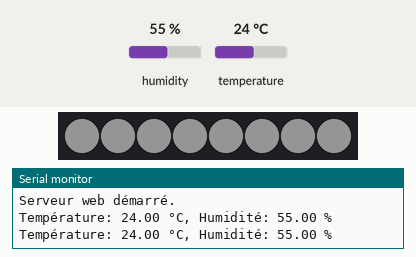
This sketch was run on a simulated ESP32. On the bench: 8 RGB LEDs in strip order, left to right, the last lines printed to the serial monitor. The inputs (shaded band) are chosen by the test bench; at power-on: humidity 55 %, temperature 24 °C. Dim RGB values are drawn brighter than linear; WiFi joins after 1.5 s; servers stay silent unless stated.

Above: at 3.2 s.
3.3 s: humidity set to 32 %
5.2 s: humidity set to 29 %
At 6.5 s:
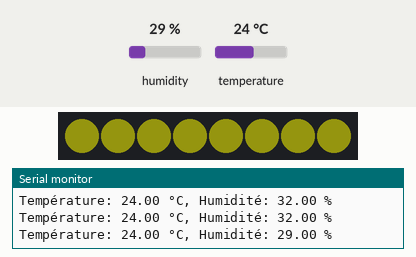
7.5 s: humidity set to 68 %
At 9.0 s:
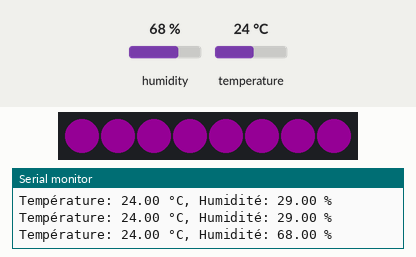
9.6 s: humidity set to 62 %
11.3 s: humidity set to 59 %
At 12.6 s:
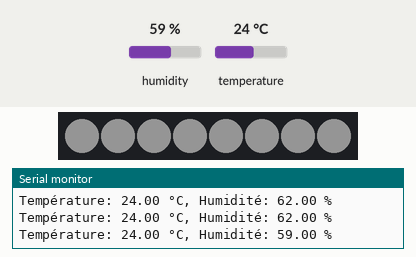
13.6 s: humidity set to 22 %
At 15.1 s:
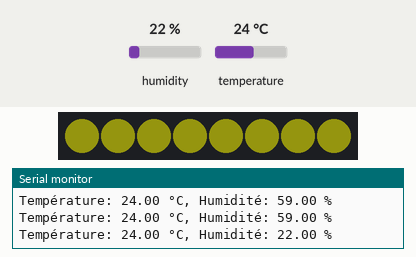
Timing chart, 0 to 16.6 s (numbered marks = the images above; inputs shaded):
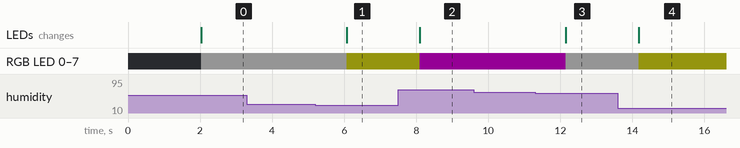

Measured:
- the behaviour switches between 31 and 30 % on humidity (found by bisection; images 0 and 1)
- the behaviour switches between 61 and 60 % on humidity (found by bisection; images 2 and 3)
- after the input at 5.2 s, RGB LED 0–7: RGB(20, 20, 20) → RGB(20, 20, 2) after 0.88 s; the LEDs: change after 0.88 s (image 1)
- after the input at 7.5 s, RGB LED 0–7: RGB(20, 20, 2) → RGB(20, 0, 20) after 0.60 s; the LEDs: change after 0.60 s (image 2)
- after the input at 11.3 s, RGB LED 0–7: RGB(20, 0, 20) → RGB(20, 20, 20) after 0.85 s; the LEDs: change after 0.85 s (image 3)
- after the input at 13.6 s, RGB LED 0–7: RGB(20, 20, 20) → RGB(20, 20, 2) after 0.58 s; the LEDs: change after 0.58 s (image 4)

The sketch:

code.ino
```cpp
#include <WiFi.h>
#include <WebServer.h>
#include <Adafruit_Sensor.h>
#include <DHT.h>
#include <Adafruit_NeoPixel.h>

// --- CONFIGURATION DU WIFI ---
const char* ssid = "iPhone Ilyan";
const char* password = "ilyanjude";

// --- CONFIGURATION DU DHT11 ---
#define DHTPIN 27
#define DHTTYPE DHT11
DHT dht(DHTPIN, DHTTYPE);

// --- CONFIGURATION DES LEDS ---
#define LED_PIN 25      // Pin où sont connectées les LEDs
#define NUM_LEDS 8     // Nombre de LEDs dans le cercle
Adafruit_NeoPixel strip(NUM_LEDS, LED_PIN, NEO_GRB + NEO_KHZ800);

// --- DÉCLARATION DU SERVEUR WEB ---
WebServer server(80);

// --- VARIABLES ---
float temperature = 0;
float humidity = 0;

// --- CHANGEMENT DE COULEUR EN FONCTION DE L'HUMIDITÉ ---
void updateLEDs(float hum) {

    uint32_t color;
    strip.clear(); // Effacer d'abord toutes les LEDs

    // Changer la couleur en fonction de l'humidité
    if (hum > 60) {
      color = strip.Color(255, 0, 255);

    } else if (hum > 30) {
      color = strip.Color(255, 255, 255);

    } else {
      color = strip.Color(255, 255, 26);

    }

    // Appliquer la couleur à chaque LED
    for (int i = 0; i < NUM_LEDS; i++) {
        strip.setPixelColor(i, color);
    }

    strip.setBrightness(20); // Ajouter une luminosité modérée
    strip.show(); // Afficher les changements
}

// --- GÉNÉRATION DE LA PAGE WEB ---
void handleRoot() {
    String html = R"rawliteral(
    <!DOCTYPE html>
<html lang="fr">
  <head>
    <meta charset="UTF-8" />
    <meta name="viewport" content="width=device-width, initial-scale=1.0" />
    <script
      src="https://kit.fontawesome.com/ec35368b02.js"
      crossorigin="anonymous"
    ></script>
    <title>Station Météo</title>
    <style>
      * {
        box-sizing: border-box;
        margin: 0;
        padding: 0;
      }

      body {
        overflow-x: hidden;
        font-family: Arial, sans-serif;
        text-align: center;
        background-color: #3b82f6;
        color: #ffffff;
      }

      .title {
        width: 100vw;
        display: flex;
        align-items: center;
        justify-content: center;
        gap: 20px;
        padding: 50px 0;
      }

      .container {
        width: 400px;
        height: 150px;
        margin: 10px;
        padding: 20px;
        border-radius: 10px;
        background: rgba(255, 255, 255, 0.2);
        backdrop-filter: blur(10px);
        color: #f8fafc;
        box-shadow: 0px 4px 10px rgba(0, 0, 0, 0.1);
        display: flex;
        flex-direction: column;
        align-items: center;
        justify-content: center;
        gap: 12px;
      }

      .all-container {
        display: flex;
        justify-content: center;
        align-items: center;
        flex-wrap: wrap;
        height: 100%;
        width: 100vw;
        margin-bottom: 50px;
      }
      #date {
        opacity: 75%;
      }
      #date i {
        color: #f8fafc;
      }
      #div_horloge {
        font-size: 32px;
      }
      .info-station .fa-temperature-half {
        color: rgb(255, 116, 116);
        margin-right: 8px;
        font-size: 20px;
        width: 8%;
        text-align: center;
      }
      .fa-water {
        color: rgb(2, 2, 199);
        margin-right: 8px;
        font-size: 20px;
        width: 8%;
        text-align: center;
      }
      .info-station {
        width: 70%;
        text-align: start;
      }
      .message {
        min-width: 392px;
        max-width: 800px;
        width: 50%;
        height: 150px;
        text-align: center;
      }
      .message h3 {
        display: flex;
        gap: 20px;
      }
    </style>
  </head>
  <body>
    <div class="title">
      <i class="fa-solid fa-ghost"></i>
      <h1>Ma station météo</h1>
      <i class="fa-solid fa-poo-storm"></i>
    </div>
    <div class="all-container">
      <div class="container">
        <div id="date"></div>
        <div id="div_horloge"></div>
      </div>

      <div class="container">
        <div class="info-station">
          <i class="fa-solid fa-temperature-half"></i>
          <strong>Température :</strong> <span id="temp">--</span> °C
        </div>
        <div class="info-station">
          <i class="fa-solid fa-water"></i>
          <strong>Humidité :</strong> <span id="hum">--</span> %
        </div>
      </div>

      <div class="container message" id="message-temp">
        <h3></h3>
        <p></p>
      </div>

      <div class="container message" id="message-humidty">
        <h3></h3>
        <p></p>
      </div>
    </div>
    <script>
      const day = [
        "Dimanche",
        "Lundi",
        "Mardi",
        "Mercredi",
        "Jeudi",
        "Vendredi",
        "Samedi",
      ];
      const month = [
        "Janvier",
        "Février",
        "Mars",
        "Avril",
        "Mai",
        "Juin",
        "Juillet",
        "Août",
        "Septembre",
        "Octobre",
        "Novembre",
        "Décembre",
      ];

      const message_temp = {
        cold: {
          h3: "<i class='fa-solid fa-temperature-empty'></i> Attention, il fait vraiment froid ici ! <i class='fa-solid fa-snowman'></i>",
          p: "Ça va, tu ne gèles pas trop ? Petit conseil : pour réchauffer un peu l'ambiance, allume un radiateur si tu en as un. Sinon... bon courage !",
        },
        normal: {
          h3: "<i class='fa-solid fa-temperature-half'></i> Température parfaite ! <i class='fa-solid fa-sun'></i>",
          p: "Ni trop chaud, ni trop froid, t'es dans la zone de confort. Profites-en avant que ça change !</p>",
        },
        hot: {
          h3: "<i class='fa-solid fa-temperature-three-quarters'></i> Chaud, chaud, chaud ! <i class='fa-solid fa-fire'></i>",
          p: "Ça commence à cogner ! Pense à boire de l'eau et à rester à l'ombre si possible. Sinon, bon courage !",
        },
        superHot: {
          h3: "<i class='fa-solid fa-temperature-full'></i>C'est l'enfer ici !<i class='fa-solid fa-hot-tub'></i>",
          p: "Sérieusement, hydrate-toi, évite le soleil et mets un ventilateur ou la clim si tu peux. C'est une question de survie !",
        },
      };

      const message_humidity = {
        superSec: {
          h3: "<i class='fa-solid fa-wind'></i> Attention, c'est le Sahara ici ! <i class='fa-solid fa-plant-wilt'></i>",
          p: "L'air est si sec que même les poissons rouges demandent de l'eau ! Pense à boire un max et à mettre un bol d'eau sur le radiateur... ou prie pour une pluie miraculeuse.",
        },
        normal: {
          h3: "<i class='fa-solid fa-droplet'></i> Humidité parfaite, c'est la belle vie ! <i class='fa-solid fa-leaf'></i>",
          p: "Respire, détends-toi, t'es dans la zone idéale. Pas de peau qui craquelle, pas d'impression d'être dans une éponge... Profite avant que ça change !",
        },
        humid: {
          h3: "<i class='fa-solid fa-cloud-rain'></i> Ambiance sauna gratuite ! <i class='fa-solid fa-umbrella'></i>",
          p: "Même ton t-shirt transpire tout seul... Courage, ouvre une fenêtre ou mets un ventilo avant de te liquéfier sur place.",
        },
        superHumid: {
          h3: "<i class='fa-solid fa-temperature-high'></i> J'espère que tu sais nager ! <i class='fa-solid fa-fish'></i>",
          p: "L'air est tellement humide qu'il faudrait des palmes pour se déplacer. Si t'entends des grenouilles coasser, c'est normal. Garde un déshumidificateur à portée avant de voir des algues pousser chez toi !",
        },
      };

      window.onload = function () {
        horloge("div_horloge");
        date();
        displaysData();
        displayMessage(10, 0);
      };

      function displaysData() {
        setInterval(() => {
          fetch("/data")
            .then((response) => response.json())
            .then((data) => {
              document.getElementById("temp").textContent = data.temperature.toFixed(1);
              document.getElementById("hum").textContent = data.humidity.toFixed(1);
              displayMessage(data.temperature, data.humidity);
            })
            .catch((error) => console.error("Erreur:", error));
        }, 1000);
      }

      function displayMessage(temperature, humidity) {
        const h3_message_temp = document
          .getElementById("message-temp")
          .querySelector("h3");
        const p_message_temp = document
          .getElementById("message-temp")
          .querySelector("p");

        const h3_message_humidty = document
          .getElementById("message-humidty")
          .querySelector("h3");
        const p_message_humidty = document
          .getElementById("message-humidty")
          .querySelector("p");

        if (temperature <= 0) {
          h3_message_temp.innerHTML = message_temp.cold.h3;
          p_message_temp.innerHTML = message_temp.cold.p;
        } else if (temperature > 0 && temperature <= 23) {
          h3_message_temp.innerHTML = message_temp.normal.h3;
          p_message_temp.innerHTML = message_temp.normal.p;
        } else if (temperature > 23 && temperature <= 30) {
          h3_message_temp.innerHTML = message_temp.hot.h3;
          p_message_temp.innerHTML = message_temp.hot.p;
        } else {
          h3_message_temp.innerHTML = message_temp.superHot.h3;
          p_message_temp.innerHTML = message_temp.superHot.p;
        }

        if (humidity <= 30) {
          h3_message_humidty.innerHTML = message_humidity.superSec.h3;
          p_message_humidty.innerHTML = message_humidity.superSec.p;
        } else if (humidity > 30 && humidity <= 60) {
          h3_message_humidty.innerHTML = message_humidity.normal.h3;
          p_message_humidty.innerHTML = message_humidity.normal.p;
        } else if (humidity > 60 && humidity <= 80) {
          h3_message_humidty.innerHTML = message_humidity.humid.h3;
          p_message_humidty.innerHTML = message_humidity.humid.p;
        } else {
          h3_message_humidty.innerHTML = message_humidity.superHumid.h3;
          p_message_humidty.innerHTML = message_humidity.superHumid.p;
        }
      }

      function date() {
        const date = new Date();
        document.getElementById(
          "date"
        ).innerHTML = `<i class="fa-solid fa-calendar-week"></i>
                  ${day[date.getDay()]} ${date.getDate()}
                  ${month[date.getMonth()]}
                  ${date.getFullYear()}`;
      }

      function horloge(el) {
        if (typeof el == "string") {
          el = document.getElementById(el);
        }

        function actualiser() {
          const date = new Date();
          let str = date.getHours();
          str += ":" + (date.getMinutes() < 10 ? "0" : "") + date.getMinutes();
          str += ":" + (date.getSeconds() < 10 ? "0" : "") + date.getSeconds();
          el.innerHTML = str;
        }
        actualiser();
        setInterval(actualiser, 1000);
      }
    </script>
  </body>
</html>  )rawliteral";

    server.send(200, "text/html", html);
}

// --- ENVOI DES DONNÉES JSON ---
void handleData() {
    String json = "{ \"temperature\": " + String(temperature) + ", \"humidity\": " + String(humidity) + " }";
    server.send(200, "application/json", json);
}

// --- CONFIGURATION INITIALE ---
void setup() {
    Serial.begin(115200);
    Serial.println("Démarrage de l'ESP32...");

    dht.begin();
    strip.begin();
    strip.show(); // Éteindre toutes les LEDs au démarrage

    // Connexion Wi-Fi
    WiFi.begin(ssid, password);
    Serial.print("Connexion au Wi-Fi...");
    while (WiFi.status() != WL_CONNECTED) {
        delay(1000);
        Serial.print(".");
    }
    Serial.println("\nConnecté !");
    Serial.print("Adresse IP : ");
    Serial.println(WiFi.localIP());

  // Configuration du serveur
    server.on("/", handleRoot);
    server.on("/data", handleData);
    server.begin();
    Serial.println("Serveur web démarré.");
}

// --- BOUCLE PRINCIPALE ---
void loop() {
    server.handleClient();

    static unsigned long lastUpdate = 0;
    if (millis() - lastUpdate >= 1000) { // Vérifier toutes les secondes
        float newTemp = dht.readTemperature();
        float newHum = dht.readHumidity();

        if (!isnan(newTemp) && !isnan(newHum)) {
            temperature = newTemp;
            humidity = newHum;
            updateLEDs(humidity);

            Serial.print("Température: ");
            Serial.print(temperature);
            Serial.print(" °C, Humidité: ");
            Serial.print(humidity);
            Serial.println(" %");
        } else {
            Serial.println("Erreur de lecture du capteur DHT11 !");
        }

        lastUpdate = millis();
    }
}
```
